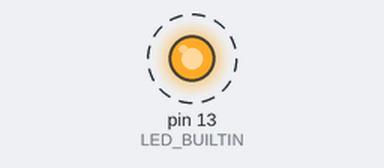
The sketch below on a simulated Arduino Nano, built with avr-gcc and run on an emulated ATmega328P. Shown: output pins drawn as LEDs (lit = HIGH). Dashed ring = blinking. What the sketch prints to the serial monitor is not drawn.

Above: at 0.08 s.
Timing chart, 0 to 3.0 s (numbered marks = the images above):
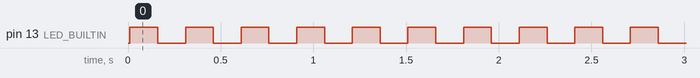

Measured:
- by itself, pin 13 (LED_BUILTIN): alternates HIGH for 0.15 s and LOW for 0.15 s

The sketch:

Nano-Blink-Test.ino
```cpp
/*
    Laurent FAVARD

    This small porgram blink the embedded LED on the nano board and send a welcomme message through teh serial port during the setup.

    Purpose:
    - Test your board
    - Test your serial port (At 115200)
    - Test your Arduino environment

    REMARK :

    Port: 'COM3' on my Lenovo laptop. Depends on your machine
    Board is :'Arduino nano'
    Processor MUST BE:  "ATmega 328P (Old bootloader)"
*/

// the setup function runs once when you press reset or power the board
void setup() {


    Serial.begin(115200);
    delay(10);

    Serial.println("Hello World! I'm a nano");

    // initialize digital pin LED_BUILTIN as an output.
    pinMode(LED_BUILTIN, OUTPUT);
}

// the loop function runs over and over again forever
void loop() {

    digitalWrite(LED_BUILTIN, HIGH);    // turn the LED on (HIGH is the voltage level)
    delay(150);

    digitalWrite(LED_BUILTIN, LOW);     // turn the LED off by making the voltage LOW
    delay(150);
}
```
